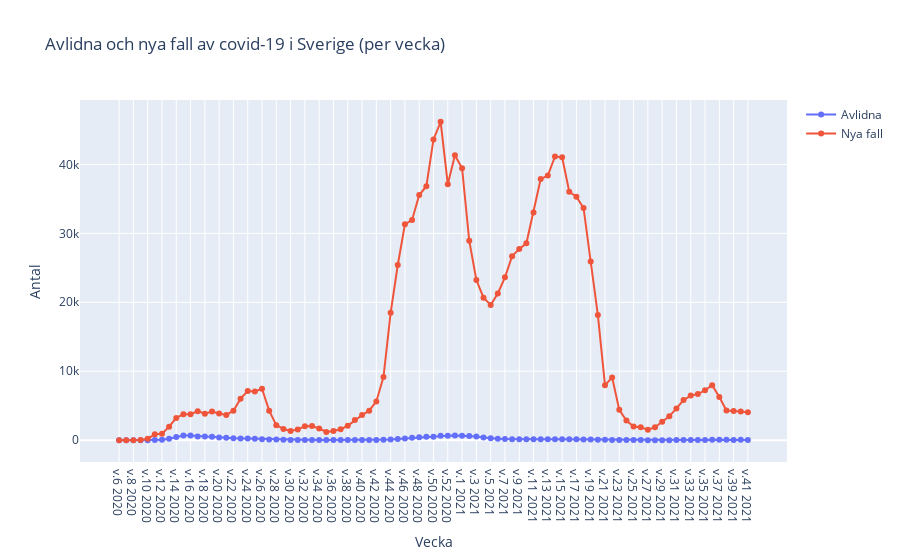

Here is the notebook cell this chart was saved with:
### Code cell
plot3 = create_plotly_linefig("Antal_avlidna_vecka", "Antal", "Avlidna och nya fall av covid-19 i Sverige (per vecka)", "Antal_fall_vecka", "Avlidna", "Nya fall")
plot3.show()
plot3.write_html("Visualiseringar/deceased_and_new_cases.html")
